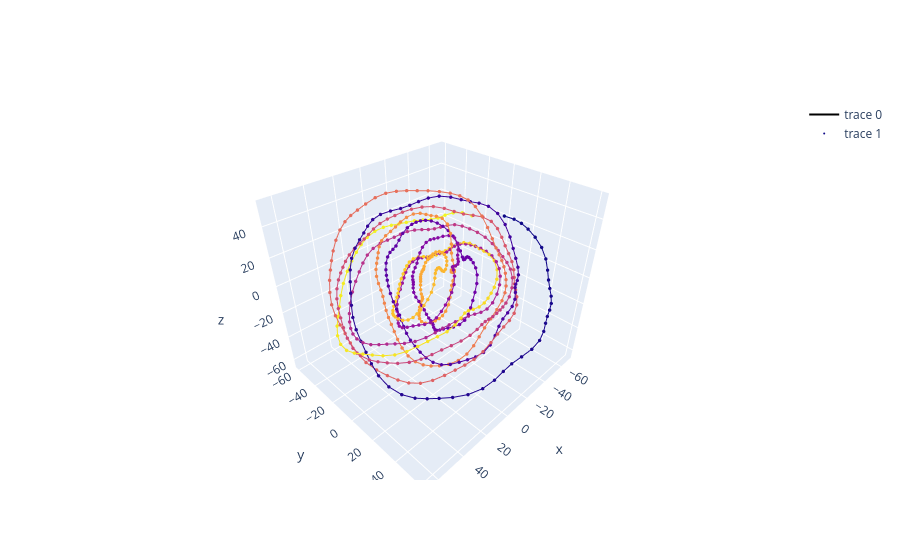
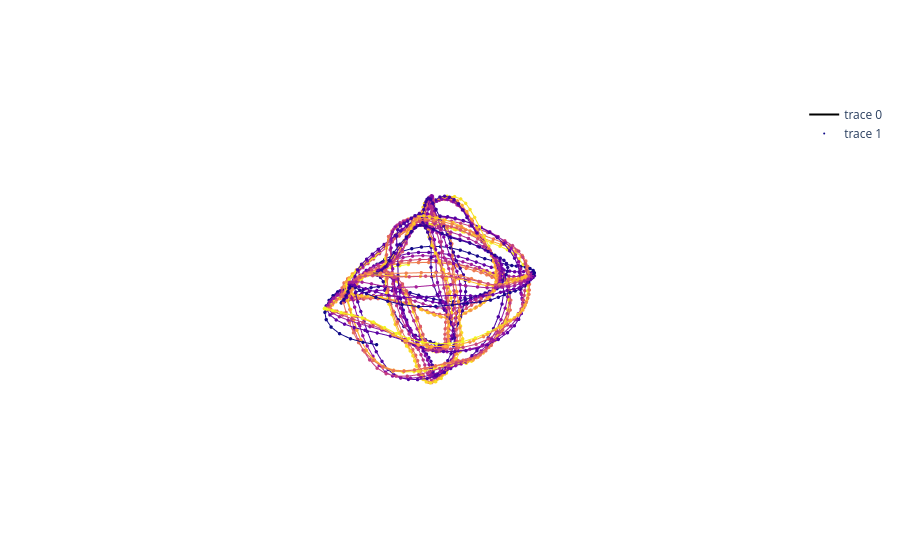

Source (notebook cell) for these figures, in order:
### Markdown cell above
### Display

### Code cell
plt.figure()
plt.scatter(total_pca[:,0], total_pca[:,1], c=timesteps[:t1])

for i in range(len(total_pca) - 1):
    plt.plot([total_pca[i,0], total_pca[i+1,0]], [total_pca[i,1], total_pca[i+1,1]], 'k-', alpha=0.1)

plt.colorbar(label="timesteps")
plt.show()

fig = go.Figure(data=go.Scatter3d(
    x=pca_from_500[:,0],
    y=pca_from_500[:,1],
    z=pca_from_500[:,2],
    mode='lines',
    line=dict(
        colorscale="plasma",
        color=timesteps_from_500
    )
))
fig.update_traces(selector=dict(mode='lines'))

fig.add_scatter3d(
    x=pca_from_500[:,0],
    y=pca_from_500[:,1],
    z=pca_from_500[:,2],
    mode='markers',
    marker=dict(
        size=2,
        opacity=1.0,
        colorscale="plasma",
        color=timesteps_from_500
    )
)
fig.update_traces(selector=dict(mode='markers'))

fig.show()

fig = go.Figure(data=go.Scatter3d(
    x=pca_from_2000[:,0],
    y=pca_from_2000[:,1],
    z=pca_from_2000[:,2],
    mode='lines',
    line=dict(
        #size=2,
        #opacity=1.0,
        colorscale="plasma",
        color=timesteps_from_2000
    )

))
fig.update_traces(selector=dict(mode='lines'))

fig.add_scatter3d(
    x=pca_from_2000[:,0],
    y=pca_from_2000[:,1],
    z=pca_from_2000[:,2],
    mode='markers',
    marker=dict(
        size=2,
        opacity=1.0,
        colorscale="plasma",
        color=timesteps_from_2000
    )
)
fig.update_traces(selector=dict(mode='markers'))


fig.update_layout(
    scene=dict(
        xaxis=dict(visible=False),
        yaxis=dict(visible=False),
        zaxis=dict(visible=False)
    )
)

"""fig.update_layout(
    width=640,
    height=640
)"""

fig.show()

### Figure 1 — Plotly figure (JSON) as saved in the notebook; plotly's stock layout.template omitted (floating-point values rounded to 4 significant figures; data arrays with more than 128 entries replaced by an {"elided": "..."} marker saying what was removed)
{"data": [{"line": {"color": {"elided": "600 int values"}, "colorscale": [[0, "#0d0887"], [0.1111, "#46039f"], [0.2222, "#7201a8"], [0.3333, "#9c179e"], [0.4444, "#bd3786"], [0.5556, "#d8576b"], [0.6667, "#ed7953"], [0.7778, "#fb9f3a"], [0.8889, "#fdca26"], [1, "#f0f921"]]}, "mode": "lines", "type": "scatter3d", "x": {"elided": "600 float values"}, "y": {"elided": "600 float values"}, "z": {"elided": "600 float values"}}, {"marker": {"color": {"elided": "600 int values"}, "colorscale": [[0, "#0d0887"], [0.1111, "#46039f"], [0.2222, "#7201a8"], [0.3333, "#9c179e"], [0.4444, "#bd3786"], [0.5556, "#d8576b"], [0.6667, "#ed7953"], [0.7778, "#fb9f3a"], [0.8889, "#fdca26"], [1, "#f0f921"]], "opacity": 1, "size": 2}, "mode": "markers", "type": "scatter3d", "x": {"elided": "600 float values"}, "y": {"elided": "600 float values"}, "z": {"elided": "600 float values"}}], "layout": {}}

### Figure 2 — Plotly figure (JSON) as saved in the notebook; plotly's stock layout.template omitted (floating-point values rounded to 4 significant figures; data arrays with more than 128 entries replaced by an {"elided": "..."} marker saying what was removed)
{"data": [{"line": {"color": {"elided": "2000 int values"}, "colorscale": [[0, "#0d0887"], [0.1111, "#46039f"], [0.2222, "#7201a8"], [0.3333, "#9c179e"], [0.4444, "#bd3786"], [0.5556, "#d8576b"], [0.6667, "#ed7953"], [0.7778, "#fb9f3a"], [0.8889, "#fdca26"], [1, "#f0f921"]]}, "mode": "lines", "type": "scatter3d", "x": {"elided": "2000 float values"}, "y": {"elided": "2000 float values"}, "z": {"elided": "2000 float values"}}, {"marker": {"color": {"elided": "2000 int values"}, "colorscale": [[0, "#0d0887"], [0.1111, "#46039f"], [0.2222, "#7201a8"], [0.3333, "#9c179e"], [0.4444, "#bd3786"], [0.5556, "#d8576b"], [0.6667, "#ed7953"], [0.7778, "#fb9f3a"], [0.8889, "#fdca26"], [1, "#f0f921"]], "opacity": 1, "size": 2}, "mode": "markers", "type": "scatter3d", "x": {"elided": "2000 float values"}, "y": {"elided": "2000 float values"}, "z": {"elided": "2000 float values"}}], "layout": {"scene": {"xaxis": {"visible": false}, "yaxis": {"visible": false}, "zaxis": {"visible": false}}}}
